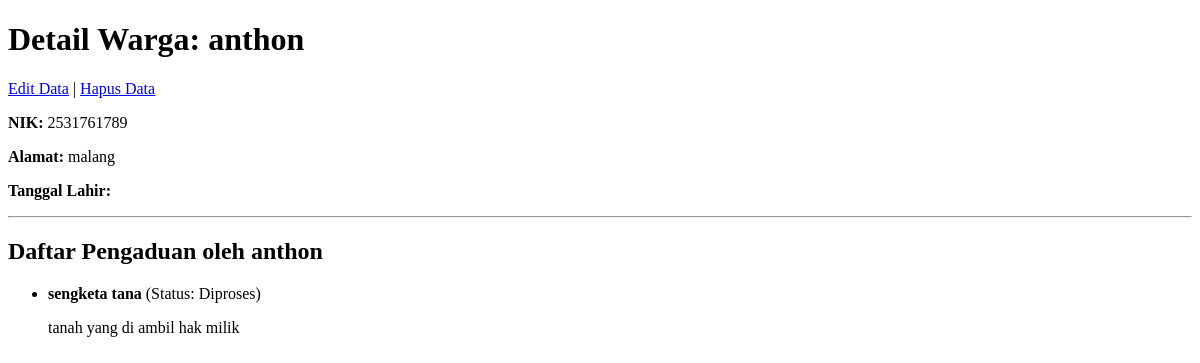
/warga/3/, run on an earlier commit of the app's database.
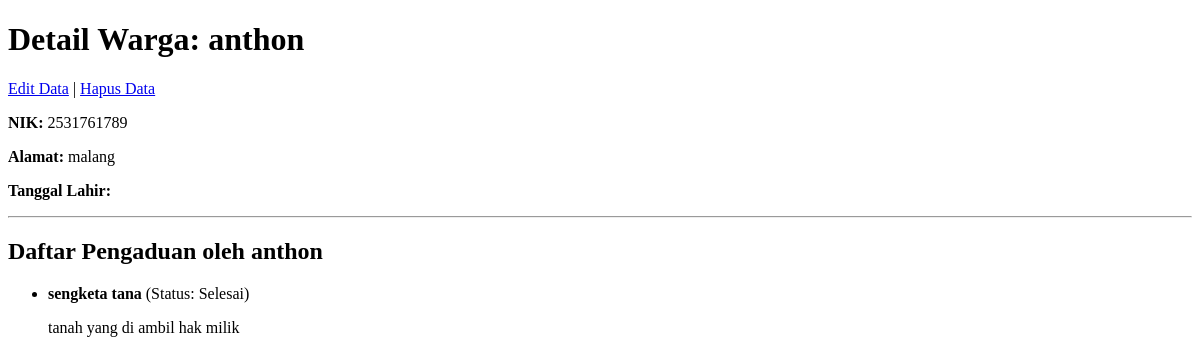
And on a later commit of the database.
### warga/models.py (models this page shows, shortened)
class Pengaduan(models.Model):
    STATUS_CHOICES = [
        ('BARU', 'Baru'),
        ('DIPROSES', 'Diproses'),
        ('SELESAI', 'Selesai'),
    ]
    judul = models.CharField(max_length=200)
    deskripsi = models.TextField()
    status = models.CharField(max_length=10, choices=STATUS_CHOICES, default='BARU')
    tanggal_lapor = models.DateTimeField(auto_now_add=True)
    pelapor = models.ForeignKey(Warga, on_delete=models.CASCADE, related_name='pengaduan')

### warga/views.py (the view)
# urls.py: path('<int:pk>/', WargaDetailView.as_view(), name='warga-detail'),
class WargaDetailView(DetailView):
    model = Warga
    template_name = 'warga/warga_detail.html'

### warga/templates/warga/warga_detail.html (shortened to what this page needs)
<!DOCTYPE html>
<html lang="en">
<head>
</head>
<body>
    <h1>Detail Warga: {{ object.nama_lengkap }}</h1>
    <a href="{% url 'warga-edit' object.pk %}">Edit Data</a> |
    <a href="{% url 'warga-hapus' object.pk %}">Hapus Data</a>
    <p><strong>NIK:</strong> {{ object.nik }}</p>
    <p><strong>Alamat:</strong> {{ object.alamat }}</p>
    <p><strong>Tanggal Lahir:</strong> {{ object.tanggal_lahir }}</p>
    <hr>
    <h2>Daftar Pengaduan oleh {{ object.nama_lengkap }}</h2>
    <ul>
        {% for aduan in object.pengaduan.all %}
        <li>
            <strong>{{ aduan.judul }}</strong> (Status: {{ aduan.get_status_display }})
            <p>{{ aduan.deskripsi }}</p>
        </li>
        {% empty %}
        <li>Warga ini belum pernah membuat pengaduan.</li>
        {% endfor %}
    </ul>
</body>
</html>

What changed in the data, as far as the page shows it:
changed Pengaduan "sengketa tana": status "Diproses" → "Selesai"
